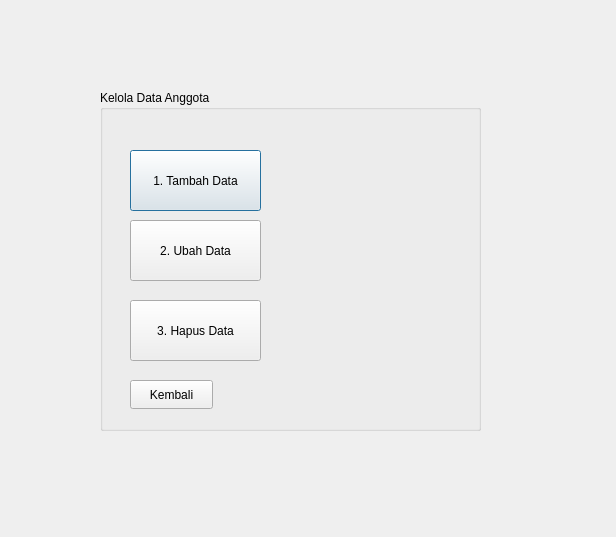
<?xml version="1.0" encoding="UTF-8"?>
<ui version="4.0">
 <class>menuKelolaAnggota</class>
 <widget class="QDialog" name="menuKelolaAnggota">
  <property name="geometry">
   <rect>
    <x>0</x>
    <y>0</y>
    <width>616</width>
    <height>537</height>
   </rect>
  </property>
  <property name="windowTitle">
   <string>Dialog</string>
  </property>
  <widget class="QGroupBox" name="groupBox">
   <property name="geometry">
    <rect>
     <x>100</x>
     <y>90</y>
     <width>381</width>
     <height>341</height>
    </rect>
   </property>
   <property name="title">
    <string>Kelola Data Anggota</string>
   </property>
   <widget class="QPushButton" name="pushButton">
    <property name="geometry">
     <rect>
      <x>30</x>
      <y>60</y>
      <width>131</width>
      <height>61</height>
     </rect>
    </property>
    <property name="text">
     <string>1. Tambah Data</string>
    </property>
   </widget>
   <widget class="QPushButton" name="pushButton_2">
    <property name="geometry">
     <rect>
      <x>30</x>
      <y>130</y>
      <width>131</width>
      <height>61</height>
     </rect>
    </property>
    <property name="text">
     <string>2. Ubah Data</string>
    </property>
   </widget>
   <widget class="QPushButton" name="pushButton_3">
    <property name="geometry">
     <rect>
      <x>30</x>
      <y>210</y>
      <width>131</width>
      <height>61</height>
     </rect>
    </property>
    <property name="text">
     <string>3. Hapus Data</string>
    </property>
   </widget>
   <widget class="QPushButton" name="pushButton_4">
    <property name="geometry">
     <rect>
      <x>30</x>
      <y>290</y>
      <width>83</width>
      <height>29</height>
     </rect>
    </property>
    <property name="text">
     <string>Kembali</string>
    </property>
   </widget>
  </widget>
 </widget>
 <resources/>
 <connections/>
</ui>
